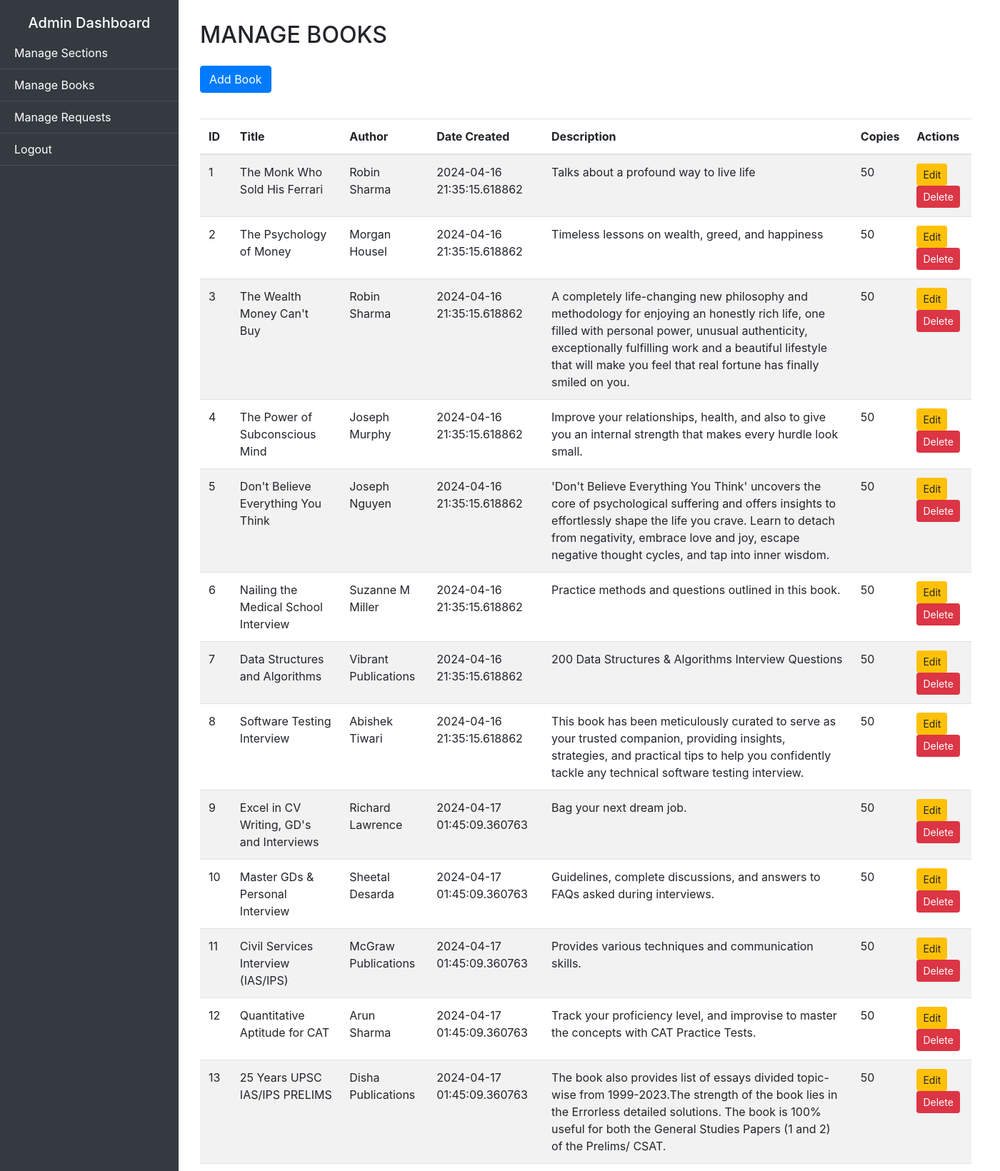
The app's page /admin/books (upper part) with its own data.
### models.py (models this page shows)
class Book(db.Model):
    __tablename__ = "book"
    id = db.Column(db.Integer, primary_key=True)
    title = db.Column(db.String(64), nullable=False)
    author = db.Column(db.String(64), nullable=False)
    date_created = db.Column(db.DateTime, nullable=False, default=datetime.now)
    description = db.Column(db.String(512), nullable=True)
    copies = db.Column(db.Integer, nullable=False)
    section_id = db.Column(db.Integer, db.ForeignKey('section.id'), nullable=True)
    blink = db.Column(db.String(64), nullable=False)
    book_feedback = db.relationship('Feedback', backref='books', lazy=True)
    sect = db.relationship('Section', backref=db.backref('books', lazy=True))

### routes.py (the view)
@app.route('/admin/books')
def manage_books():
    books=Book.query.all()
    sections=Section.query.all()
    return render_template('abooks.html',books=books,sections=sections)

### templates/abooks.html (shortened to what this page needs)
<!DOCTYPE html>
<html lang="en">
<head>
    <link href="https://stackpath.bootstrapcdn.com/bootstrap/4.5.2/css/bootstrap.min.css" rel="stylesheet">
</head>
<body>
    <div class="sidebar">
        <h5 class="text-white text-center">Admin Dashboard</h5>
        <ul class="list-unstyled">
            <li class="sidebar-item"><a href="/admin/sections"style="color: #fff;">Manage Sections</a></li>
            <li class="sidebar-item"><a href="/admin/books"style="color: #fff;">Manage Books</a></li>
            <li class="sidebar-item"><a href="/admin/manage_requests"style="color: #fff;">Manage Requests</a></li>
            <li class="sidebar-item"><a href="/logout"style="color: #fff;">Logout</a></li>
        </ul>
    </div>
    <div class="container">
        <h2 class="mb-4">MANAGE BOOKS</h2>
        <a href="/admin/books/add" class="btn btn-primary mb-3">Add Book</a>
            <div class="table-container">
                <table class="table table-striped">
                <thead>
                    <tr>
                        <th>ID</th>
                        <th>Title</th>
                        <th>Author</th>
                        <th>Date Created</th>
                        <th>Description</th>
                        <th>Copies</th>
                        <th>Actions</th>
                    </tr>
                </thead>
                <tbody>
                    {% for book in books %}
                        <tr>
                            <td>{{ book.id }}</td>
                            <td>{{ book.title }}</td>
                            <td>{{ book.author }}</td>
                            <td>{{ book.date_created }}</td>
                            <td>{{ book.description }}</td>
                            <td>{{ book.copies }}</td>
                            <td>
                                <a href="/admin/books/edit/{{ book.id }}" class="btn btn-sm btn-warning">Edit</a>
                                <a href="/admin/books/delete/{{ book.id }}" class="btn btn-sm btn-danger">Delete</a>
                            </td>
                        </tr>
                    {% endfor %}
                </tbody>
            </table>
    </div>
</body>
</html>

### templates/abooks.html (style rules this page uses)
.sidebar { position: fixed; top: 0; left: 0; height: 100%; width: 250px; background-color: #343a40; padding-top: 20px; }
.sidebar-item { color: #fff; padding: 10px 20px; border-bottom: 1px solid rgba(255, 255, 255, 0.1); }
.container { padding: 30px; margin-left: 250px; }
.table-container { margin-top: 20px; }

### records on screen
Book: id "1", title "The Monk Who Sold His Ferrari", author "Robin Sharma", date_created "2024-04-16 21:35:15.618862", description "Talks about a profound way to live life", copies "50"
Book: id "2", title "The Psychology of Money", author "Morgan Housel", date_created "2024-04-16 21:35:15.618862", description "Timeless lessons on wealth, greed, and happiness", copies "50"
Book: id "3", title "The Wealth Money Can't Buy", author "Robin Sharma", date_created "2024-04-16 21:35:15.618862", description "A completely life-changing new philosophy and methodology for enjoying an honestly rich life, one filled with personal power, unusual authenticity, exceptionally fulfilling work and a beautiful lifestyle that will make you feel that real fortune has finally smiled on you.", copies "50"
Book: id "4", title "The Power of Subconscious Mind", author "Joseph Murphy", date_created "2024-04-16 21:35:15.618862", description "Improve your relationships, health, and also to give you an internal strength that makes every hurdle look small.", copies "50"
Book: id "5", title "Don't Believe Everything You Think", author "Joseph Nguyen", date_created "2024-04-16 21:35:15.618862", description "'Don't Believe Everything You Think' uncovers the core of psychological suffering and offers insights to effortlessly shape the life you crave. Learn to detach from negativity, embrace love and joy, escape negative thought cycles, and tap into inner wisdom.", copies "50"
Book: id "6", title "Nailing the Medical School Interview", author "Suzanne M Miller", date_created "2024-04-16 21:35:15.618862", description "Practice methods and questions outlined in this book.", copies "50"
Book: id "7", title "Data Structures and Algorithms", author "Vibrant Publications", date_created "2024-04-16 21:35:15.618862", description "200 Data Structures & Algorithms Interview Questions", copies "50"
Book: id "8", title "Software Testing Interview", author "Abishek Tiwari", date_created "2024-04-16 21:35:15.618862", description "This book has been meticulously curated to serve as your trusted companion, providing insights, strategies, and practical tips to help you confidently tackle any technical software testing interview.", copies "50"
Book: id "9", title "Excel in CV Writing, GD's and Interviews", author "Richard Lawrence", date_created "2024-04-17 01:45:09.360763", description "Bag your next dream job.", copies "50"
Book: id "10", title "Master GDs & Personal Interview", author "Sheetal Desarda", date_created "2024-04-17 01:45:09.360763", description "Guidelines, complete discussions, and answers to FAQs asked during interviews.", copies "50"
Book: id "11", title "Civil Services Interview (IAS/IPS)", author "McGraw Publications", date_created "2024-04-17 01:45:09.360763", description "Provides various techniques and communication skills.", copies "50"
Book: id "12", title "Quantitative Aptitude for CAT", author "Arun Sharma", date_created "2024-04-17 01:45:09.360763", description "Track your proficiency level, and improvise to master the concepts with CAT Practice Tests.", copies "50"
Book: id "13", title "25 Years UPSC IAS/IPS PRELIMS", author "Disha Publications", date_created "2024-04-17 01:45:09.360763", description "The book also provides list of essays divided topic-wise from 1999-2023.The strength of the book lies in the Errorless detailed solutions. The book is 100% useful for both the General Studies Papers (1 and 2) of the Prelims/ CSAT.", copies "50"
